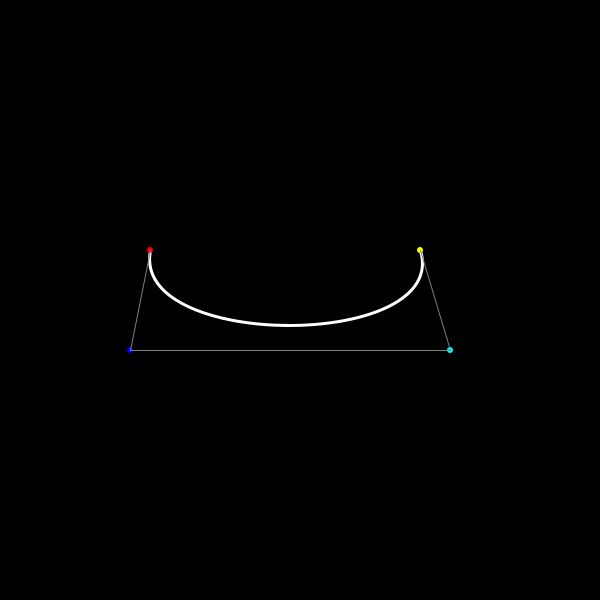
Frame 1 (no input)
Frame 60 (the mouse pressed at the canvas centre just before this capture): identical to frame 1, image omitted
Frame 120 (the mouse held since frame 60 and released just before this capture): identical to frame 1, image omitted

The Processing sketch that drew this single still picture (run headless with seeded random() and noise(); from frame 60 on, the mouse is pressed at the canvas centre):

// Processing sketch: e54BezierIlRitorno
// ── e54BezierIlRitorno.pde
//Esempio curva di bezier con punti di controllo disegnati e interattivi

float P1x;
float P1y;

float P2x;
float P2y;

float P3x;
float P3y;

float P4x;
float P4y;


void setup()
{
 size(600,600);
 background(0);
 ellipseMode(CENTER);
 frameRate(60);
 
 P1x=150;
 P1y=250;
 
 P2x=130;
 P2y=350;
 
 P3x=450;
 P3y=350;
 
 P4x=420;
 P4y=250;
}


void draw()
{
  
  if ((mousePressed)&&(dist(pmouseX,pmouseY,P1x,P1y)<4))
    {
      P1x=mouseX;
      P1y=mouseY;
    }
   else if ((mousePressed)&&(dist(pmouseX,pmouseY,P2x,P2y)<4))
    {
      P2x=mouseX;
      P2y=mouseY;
    }
  else if ((mousePressed)&&(dist(pmouseX,pmouseY,P3x,P3y)<6))
    {
      P3x=mouseX;
      P3y=mouseY;
    }
  else if ((mousePressed)&&(dist(pmouseX,pmouseY,P4x,P4y)<6))
    {
      P4x=mouseX;
      P4y=mouseY;
    }
  
  //Cancella
  background(0);
  
  //Curva
  strokeWeight(3);
  stroke(255);
  noFill();
  bezier(P1x,P1y,P2x,P2y,P3x,P3y,P4x,P4y);
  
  // Punti
  noStroke();
  fill(255,0,0);
  ellipse(P1x,P1y,6,6);
  fill(0,0,255);
  ellipse(P2x,P2y,6,6);
  fill(0,255,255);
  ellipse(P3x,P3y,6,6);
  fill(255,255,0);
  ellipse(P4x,P4y,6,6);
  
  //Linee
  strokeWeight(1);
  stroke(128,128,128);
  line(P1x,P1y,P2x,P2y);
  line(P2x,P2y,P3x,P3y);
  line(P3x,P3y,P4x,P4y);
}
